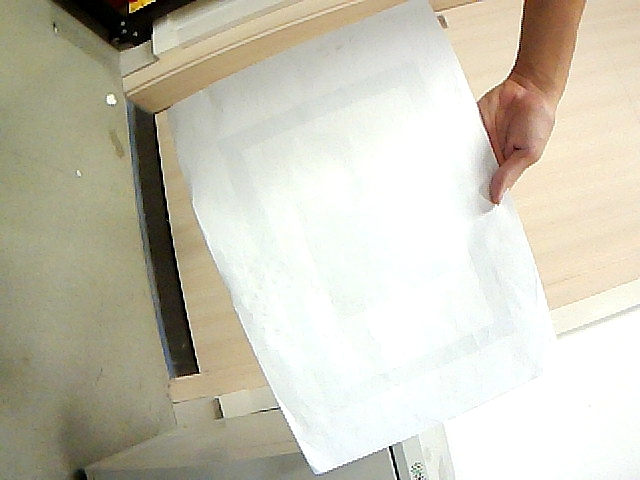
#> input picture 1.jpg, 640 x 480 px
$ python -i _laser_detect.py   (imports and definitions only)
#> lines starting #> are read from the running program, lines starting #| are printed output that depends on the picture; after the words box and inside, x2 and y2 are one past the last pixel; in counts of white or black regions, pixels touching at a corner belong together
#> further down, picture is the input picture: shape (480, 640, 3); mean B, G, R 181.9, 197.6, 201.2
"""激光点检测 — 帧差法与 LAB 二值化法两种策略。"""

from ._colors import cvt_mvlab2cv

from typing import NamedTuple, Optional, Tuple

import cv2
import numpy as np

MatLike = np.ndarray


class LaserSpot(NamedTuple):
    """激光点检测结果。"""

    x: float
    y: float
    peak_value: float
    confidence: float
    noise_level: float
    search_mode: str


# [63 lines left out: functions detect_laser_mask, detect_laser_by_mask, not called in this run]


def detect_laser_binary(
    frame: MatLike,
    auto_thresh: Optional["AutoThresholder"] = None,
    lab_lower: Optional[np.ndarray] = None,
    lab_upper: Optional[np.ndarray] = None,
    morph_open: bool = True,
    morph_kernel_size: int = 3,
    block_size: int = 15,
    c_val: int = 6,
) -> Optional[Tuple[float, float, float, MatLike]]:
    """使用 LAB 色彩空间二值化检测激光点（单帧，无需 off/on 切换）。"""
#> called with morph_open = True, morph_kernel_size = 3, block_size = 15, c_val = 6
    if frame is None or frame.ndim != 3 or frame.shape[2] != 3:
        raise ValueError("frame 必须是 H×W×3 的 BGR 图像")
    if (lab_lower is None) != (lab_upper is None):
        raise ValueError("lab_lower 和 lab_upper 必须同时提供")
    if morph_kernel_size < 0 or (
        morph_kernel_size > 1 and morph_kernel_size % 2 == 0
    ):
        raise ValueError("morph_kernel_size 必须为 0、1 或大于 1 的奇数")
    if block_size < 3:
        raise ValueError("block_size 必须 >= 3")

    if lab_lower is not None and lab_upper is not None:
        lab = cv2.cvtColor(frame, cv2.COLOR_BGR2LAB)
        mask = cv2.inRange(lab, lab_lower, lab_upper)
    elif auto_thresh is not None:
        if auto_thresh._lower is None:
            # 全图最亮点可能是灯光或白纸，禁止在检测过程中隐式学习。
            return None
        lower, upper = auto_thresh.thresholds
        lab = cv2.cvtColor(frame, cv2.COLOR_BGR2LAB)
        mask = cv2.inRange(lab, lower, upper)
    else:
        lab = cv2.cvtColor(frame, cv2.COLOR_BGR2LAB)
#> lab: shape (480, 640, 3); mean of channels 0, 1, 2 201.6, 126.8, 136.7
        L = lab[:, :, 0].astype(np.float32)
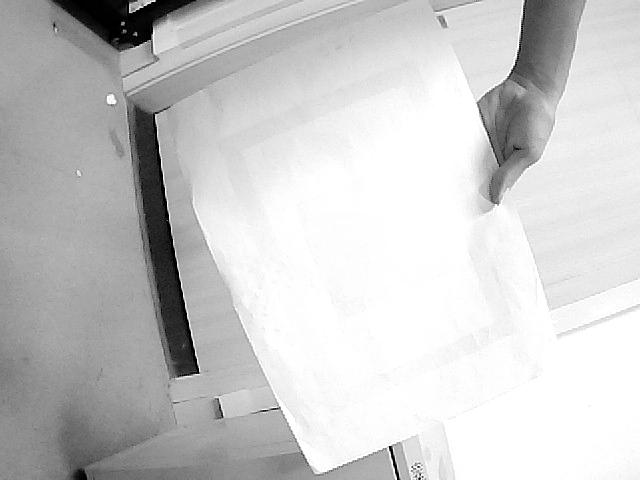
#> L: shape (480, 640) float32; min 0, max 255, mean 201.6
        A = lab[:, :, 1].astype(np.float32)
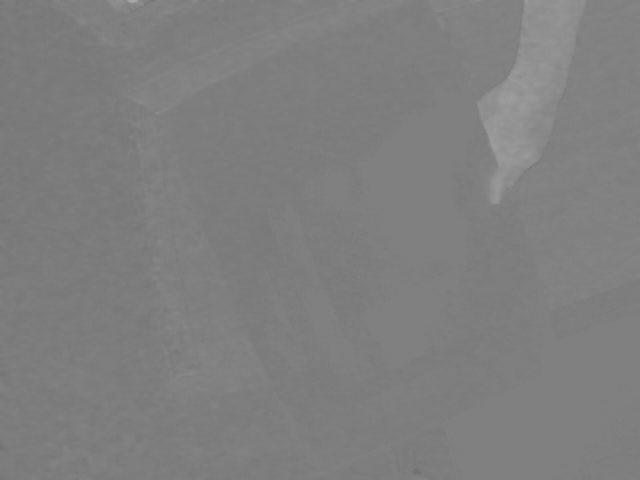
#> A: shape (480, 640) float32; min 112, max 169, mean 126.8
        redness = np.maximum(A - 128.0, 0.0)
        score = L * redness
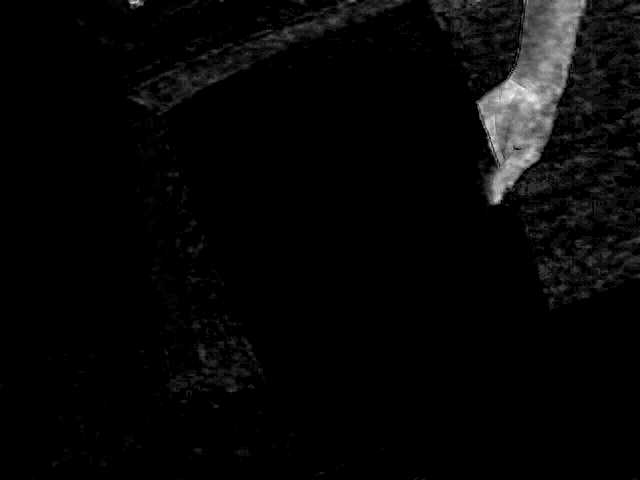
#> score: shape (480, 640) float32; min 0, max 3840, mean 110.6; drawn with min black and max white
        if score.max() <= 0:
            return None
        score_u8 = (score / score.max() * 255.0).astype(np.uint8)
        _bs = block_size if block_size % 2 == 1 else block_size + 1
        mask = cv2.adaptiveThreshold(
            score_u8,
            255,
            cv2.ADAPTIVE_THRESH_GAUSSIAN_C,
            cv2.THRESH_BINARY,
            _bs,
            c_val,
        )
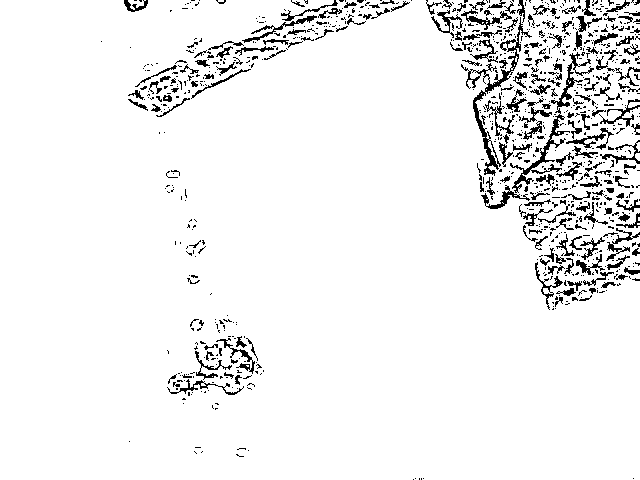
#> mask: shape (480, 640); 94% white; black in thin lines or dots, all inside (x1, y1, x2, y2) = (101, 0, 640, 480)

    if morph_open and morph_kernel_size > 1:
        kern = cv2.getStructuringElement(
            cv2.MORPH_ELLIPSE, (morph_kernel_size, morph_kernel_size)
        )
        mask = cv2.morphologyEx(mask, cv2.MORPH_OPEN, kern)
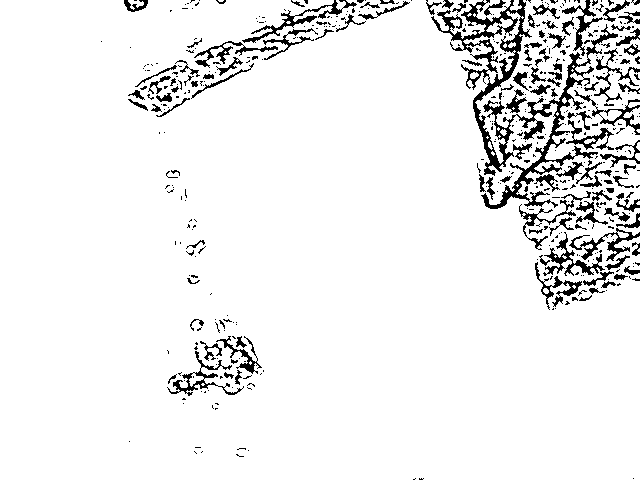
#> mask: shape (480, 640); 93% white; 465 black regions (347 under 20 px), largest, box (x1, y1, x2, y2) and area: (431, 0, 618, 209) 6304, (242, 0, 357, 43) 679, (543, 232, 605, 276) 631

    count, labels, stats, _ = cv2.connectedComponentsWithStats(mask, 8)
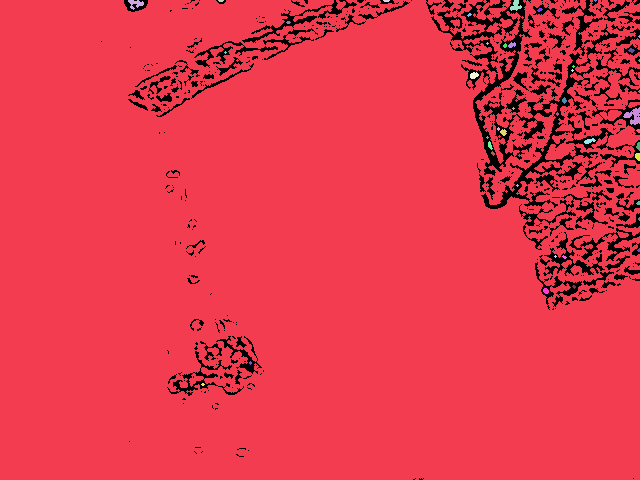
#> labels: shape (480, 640) int32; 44 distinct labels, from 0 to 43; one colour per label, 0 black
#> count = 44; stats = 44 rows, first 6: [101, 0, 539, 480, 21428], [0, 0, 640, 480, 284912], [128, 0, 16, 10, 83], [218, 0, 6, 2, 10], [383, 0, 7, 2, 12], [510, 0, 12, 11, 76]
    candidates = []
    for label in range(1, count):
        x, y, width, height, area = stats[label]
        if area < 2 or area > 1000:
            continue
        aspect = max(width, height) / max(min(width, height), 1)
        if aspect > 3.0:
            continue
        component = labels == label
        peak = float(lab[:, :, 0][component].max())
        fill = float(area) / max(float(width * height), 1.0)
        candidates.append((peak + 32.0 * fill, label, peak))
#> this loop made 43 passes
#> (x, y, width, height, area, aspect, peak, fill) on passes 2, 5, 13, 14, 19, 21, 23, 26, 29, 30, 31, 33: (128, 0, 16, 10, 83, 1.6, 210, 0.519), (510, 0, 12, 11, 76, 1.09, 227, 0.576), (508, 42, 8, 6, 32, 1.33, 234, 0.667), (628, 48, 7, 5, 21, 1.4, 225, 0.6), (470, 72, 9, 7, 46, 1.29, 230, 0.73), (562, 97, 5, 7, 22, 1.4, 242, 0.629), (623, 107, 17, 18, 163, 1.06, 237, 0.533), (500, 129, 7, 7, 32, 1, 97, 0.653), (584, 138, 12, 6, 42, 2, 242, 0.583), (488, 141, 5, 9, 25, 1.8, 228, 0.556), (636, 142, 4, 9, 25, 2.25, 237, 0.694), (635, 153, 5, 8, 33, 1.6, 242, 0.825)
#> pass 2, in detect_laser_binary, `component = labels == label`:
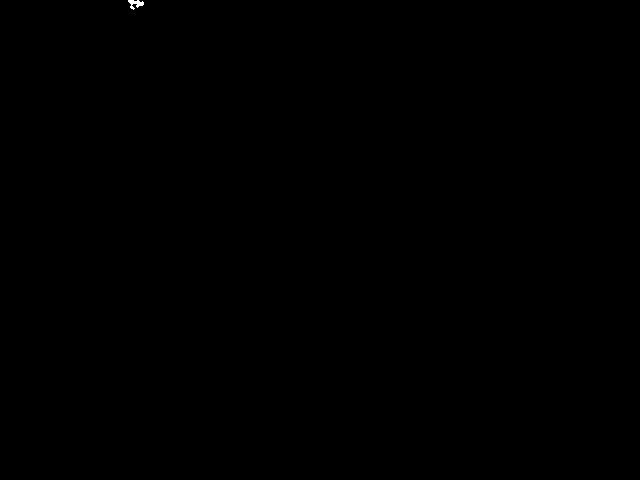
#> component: shape (480, 640) bool; 0.03% white; 1 white region, box (x1, y1, x2, y2) and area: (128, 0, 144, 10) 83
#> after the loop, candidates = 41 items, first 6: (226.6, 2, 210), (185.7, 3, 159), (245.4, 5, 227), (233.3, 6, 212), (100, 7, 80), (235.6, 8, 218)

    if not candidates:
        return None

    _, selected_label, l_peak = max(candidates)
#> selected_label = 33; l_peak = 242
    selected = labels == selected_label
#> selected: shape (480, 640) bool; 0.01% white; 1 white region, box (x1, y1, x2, y2) and area: (635, 153, 640, 161) 33
    ys, xs = np.nonzero(selected)
#> ys = 33 values from 153 to 160; xs = 33 values, max 639 at index 3, min 635 at index 4, mean 637.3
    weights = np.maximum(lab[:, :, 0][selected].astype(np.float32), 1.0)
#> weights = 33 values, max 242 at index 1, min 236 at index 9, mean 238.2
    weight_sum = float(weights.sum())
#> weight_sum = 7861
    cx = float(np.dot(xs, weights) / weight_sum)
#> cx = 637.3
    cy = float(np.dot(ys, weights) / weight_sum)
#> cy = 156.1
    confidence = min(l_peak / 200.0, 1.0)
#> confidence = 1

    return cx, cy, confidence, mask

>>> import cv2
>>> picture = cv2.imread('../1.jpg')
>>> result = detect_laser_binary(picture)
